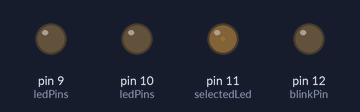
Simulated run of this sketch. Board: Arduino Uno, built with avr-gcc and run on an emulated ATmega328P. Shown: output pins drawn as LEDs (lit = HIGH).

Above: at 0.05 s.
At 1.15 s:
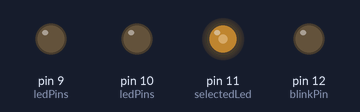
At 2.3 s:
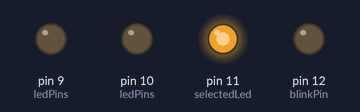
At 4.6 s:
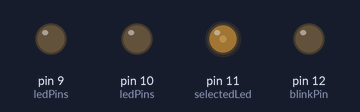
Timing chart, 0 to 6.7 s (numbered marks = the images above):
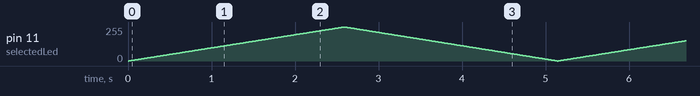

The sketch:

1117_notes.ino
```cpp
#include <TimerOne.h>

// INTERRPUT PINS ARE 2 AND 3 ON ARDUINO
// INTERRUPT PINS ARE CALLED 0 (2) AND 1 (3)
// INSTALL THE TIMER1 LIBRARY

// SOFTWARE INTERRUPT HAS TO USE PIN 9 AND 10
// THREE DIFFERENT THINGS - MAIN LOOP, HARDWARE INTERRUPT, SOFTWARE INTERRUPT


#define ArrayLength(x) (sizeof(x) / sizeof(x[0]))

int blue = 9;
int green = 10;
int red = 11;
volatile int selectedLed = red; // starting out with red
// volatile ram can be read and wrote during interrupt
// use if you need value while interrupting

int intPin = 1; // Pin 3 on arduino

int ledPins[] = {red,green,blue};
int blinkPin = 12;

// instal

void setup() {
  for (int i=0; i < ArrayLength(ledPins); i++) {
    pinMode(ledPins[i], OUTPUT);
    digitalWrite(ledPins[i], LOW);
  }

  //attachInterrupt(intPin, swap, RISING);
  //attachInterrupt(digitalPinToInterrupt(intPin), swap, CHANGE);
  // PIN OF INTERRUPT, THE FUNCTION, and pin going from low to high


  pinMode(blinkPin, OUTPUT);
  //Timer1.initialize(1000000); // IN MICROSECONDS -- MILLISECONDS CAN'T BE COUNTED NATIVELY
  //Timer1.attachInterrupt(swap);
}

void loop() {
  updown();


}

void updown() {

  // SELECTED LED BRIGHTNESS GOES UP AND DOWN

  Serial.print("hello?");
  for (int i = 0; i < 255; i++) {
    analogWrite(selectedLed, i);
    delay(10);
    Serial.print(i);
  }
  for (int i=255; i>0; i--) {
    analogWrite(selectedLed, i);
    delay(10);
  }
}

void swap() {

  // WHEN INTERRUPT HAPPENS, THIS FUNCTION TRIGGERS
  // THIS SWAPS THE LEDS LIGHTS ON RED > GREEN > BLUE > RED

  Serial.println("please workd");

  digitalWrite(selectedLed, LOW);
  if (selectedLed == red) {
    selectedLed = green;
  } else if (selectedLed == green) {
    selectedLed = blue;
  } else {
    selectedLed = red;
  }
}


void toggleLed () { // timer interrupt function
  // toggles blinkPin specificially
  digitalWrite(blinkPin, !digitalRead(blinkPin));
}
```
